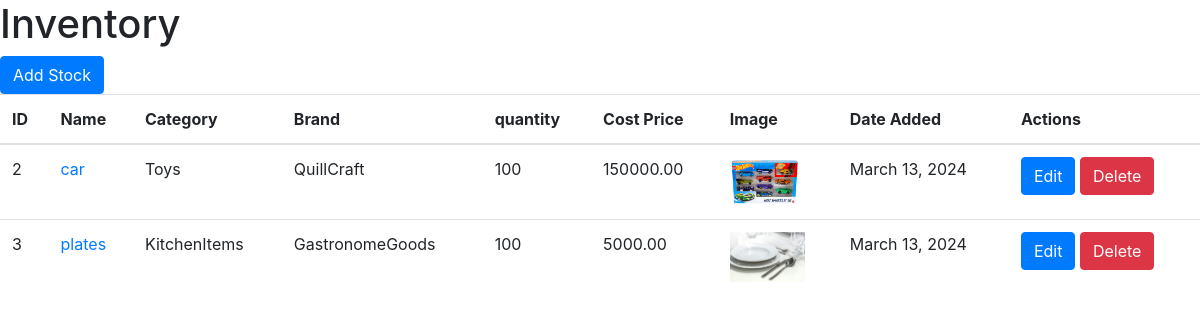
The app's page /inventory_view/, older data.
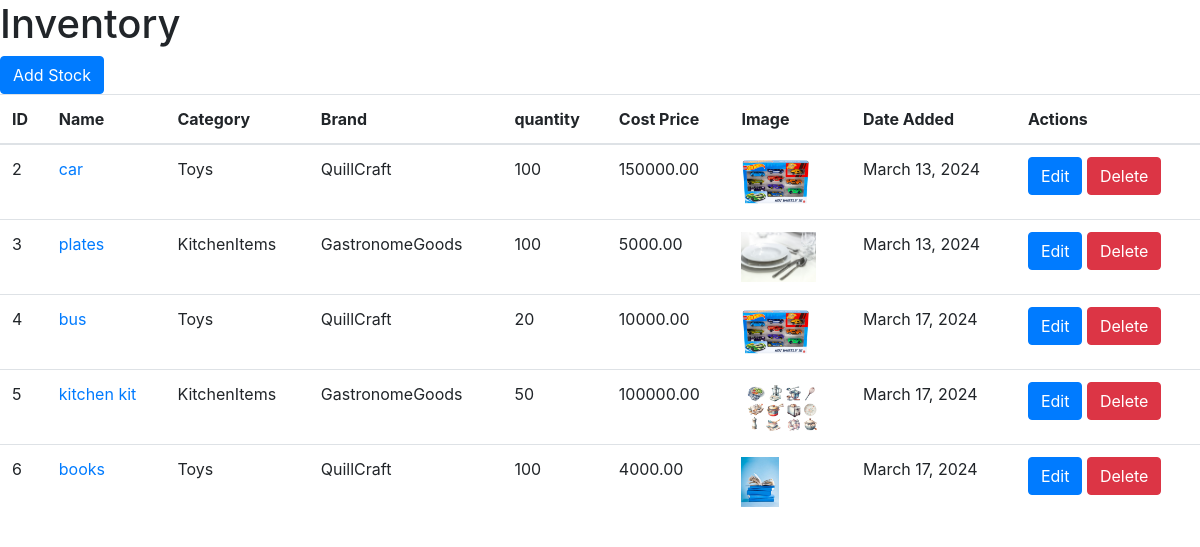
The same page, newer data.
### MainApp/models.py (models this page shows, shortened)
class Stock(models.Model):
    supplier = models.ForeignKey(Supplier, on_delete=models.CASCADE, null=True)
    id = models.AutoField(primary_key=True)
    name = models.CharField(max_length=100, null=True)
    sku = models.CharField(max_length=50, unique=True)
    category = models.CharField(max_length=200, choices=CATEGORY, null=True)
    brand = models.CharField(max_length=50, choices=BRAND_CHOICES, null=True)
    costPrice = models.DecimalField(max_digits=10, decimal_places=2, null=True)
    sellingPrice = models.DecimalField(max_digits=10, decimal_places=2, null=True)
    quantity = models.PositiveBigIntegerField(null=True)
    minStockLevel = models.PositiveIntegerField(null=True)
    maxStockLevel = models.PositiveIntegerField(null=True)
    reorderPoint = models.PositiveIntegerField(null=True)
    unitOfMeasurement = models.CharField(max_length=50, null=True)
    image = models.ImageField(upload_to='stock_images/', null=True)  # Changed field to ImageField
    description = models.TextField(null=True, blank=True)
    dateAdded = models.DateField(auto_now_add=True)
    is_deleted = models.BooleanField(default=False)

### MainApp/views.py (the view)
# urls.py: path('inventory_view/', views.inventory_view, name='inventory_view'),
def inventory_view(request):
    stocks = Stock.objects.filter(is_deleted=False)
    context = {'stocks': stocks,
               'CATEGORY': CATEGORY,
               'BRAND_CHOICES': BRAND_CHOICES,
               }
    return render(request, 'inventory_view.html', context)

### MainApp/templates/inventory_view.html (shortened to what this page needs)
{% load static %}
<!DOCTYPE html>
<html lang="en">
<head>
    <link rel="stylesheet" href="https://stackpath.bootstrapcdn.com/bootstrap/4.5.2/css/bootstrap.min.css">
</head>
<body>
    <h1>Inventory</h1>
    <button type="button" class="btn btn-primary" data-toggle="modal" data-target="#addStockModal">
        Add Stock
    </button>
    <table class="table">
        <thead>
            <tr>
                <th>ID</th>
                <th>Name</th>
                <th>Category</th>
                <th>Brand</th>
                <th>quantity</th>
                <th>Cost Price</th>
                <th>Image</th>
                <th>Date Added</th>
                <th>Actions</th>
            </tr>
        </thead>
        <tbody>
            {% for stock in stocks %}
            <tr>
                <td>{{ stock.id }}</td>
                <td><a href="#" class="stock-link" data-stock-id="{{ stock.id }}" data-toggle="modal" data-target="#stockDetailsModal">{{ stock.name }}</a></td>
                <td>{{ stock.category }}</td>
                <td>{{ stock.brand }}</td>
                <td>{{ stock.quantity }}</td>
                <td>{{ stock.costPrice }}</td>
                <td><img src="{{ stock.image.url }}" alt="{{ stock.name }}" style="max-height: 50px;"></td>
                <td>{{ stock.dateAdded }}</td>
                <td>
                    <button type="button" class="btn btn-primary edit-stock-btn" data-toggle="modal" data-target="#editStockModal{{ stock.id }}" data-stock-id="{{ stock.id }}">
                        Edit
                    </button>
                    <a href="{% url 'delete_stock' stock.id %}" class="btn btn-danger">Delete</a>
                </td>
            </tr>
            {% endfor %}
        </tbody>
    </table>
</body>
</html>

Row changes from the older to the newer data that the page shows:
added Stock: id "4", name "bus", category "Toys", brand "QuillCraft", quantity "20", costPrice "10000.00", image (picture), dateAdded "March 17, 2024"
added Stock: id "5", name "kitchen kit", category "KitchenItems", brand "GastronomeGoods", quantity "50", costPrice "100000.00", image (picture), dateAdded "March 17, 2024"
added Stock: id "6", name "books", category "Toys", brand "QuillCraft", quantity "100", costPrice "4000.00", image (picture), dateAdded "March 17, 2024"
